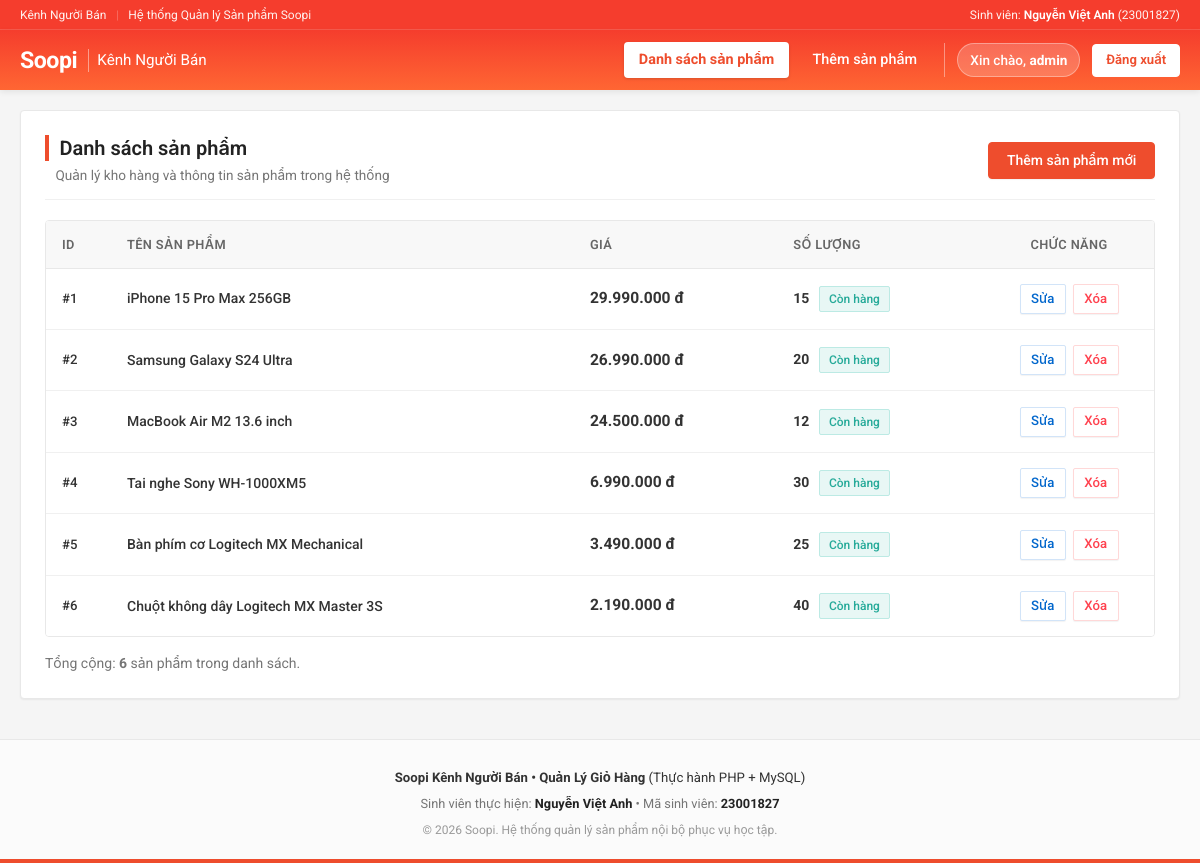
The page /app/product_list.php (signed in) on the database its author committed.
### tables this page shows
CREATE TABLE `products` (
    `id` INT AUTO_INCREMENT PRIMARY KEY,
    `name` VARCHAR(100) NOT NULL,
    `price` DECIMAL(10, 2) NOT NULL,
    `quantity` INT NOT NULL
);

### app/common/auth.php (called while the page is built, shortened)
<?php
function isLoggedIn() {
    return !empty($_SESSION['user_id']) && !empty($_SESSION['username']);
}
function getCurrentUser() {
    return [
        'id'       => $_SESSION['user_id'] ?? null,
        'username' => $_SESSION['username'] ?? '',
    ];
}

### app/model/product.php (called while the page is built, shortened)
<?php
require_once __DIR__ . '/../common/dbConnect.php';
function getAllProducts() {
    global $conn;
    try {
        $sql = "SELECT * FROM products ORDER BY id ASC";
        $stmt = $conn->prepare($sql);
        $stmt->execute();
        return $stmt->fetchAll();
    } catch (PDOException $e) {
        error_log("Lỗi getAllProducts: " . $e->getMessage());
        return [];
    }
}

### app/product_list.php (the view, shortened to what this page needs)
<?php
require_once __DIR__ . '/common/auth.php';
require_once __DIR__ . '/model/product.php';
$products  = getAllProducts();
require_once __DIR__ . '/view/header.php';
?>
<div class="card">
    <div class="card-header-bar">
        <div>
            <h1 class="card-title">Danh sách sản phẩm</h1>
            <p class="card-subtitle">Quản lý kho hàng và thông tin sản phẩm trong hệ thống</p>
        </div>
        <a href="product_add.php" class="btn btn-primary">
            Thêm sản phẩm mới
        </a>
    </div>
    <?php if (!empty($products)): ?>
        <div class="table-wrapper">
            <table class="table-custom">
                <thead>
                    <tr>
                        <th class="col-id">ID</th>
                        <th>Tên sản phẩm</th>
                        <th>Giá</th>
                        <th>Số lượng</th>
                        <th style="width: 170px; text-align: center;">Chức năng</th>
                    </tr>
                </thead>
                <tbody>
                    <?php foreach ($products as $product): ?>
                        <tr>
                            <td class="col-id">#<?= htmlspecialchars((string)$product['id']) ?></td>
                            <td class="col-name"><?= htmlspecialchars($product['name']) ?></td>
                            <td class="col-price">
                                <?= number_format($product['price'], 0, ',', '.') ?> đ
                            </td>
                            <td>
                                <strong><?= htmlspecialchars((string)$product['quantity']) ?></strong>
                                <?php if ($product['quantity'] <= 0): ?>
                                    <span class="badge badge-out-of-stock">Hết hàng</span>
                                <?php elseif ($product['quantity'] <= 5): ?>
                                    <span class="badge badge-low-stock">Sắp hết</span>
                                <?php else: ?>
                                    <span class="badge badge-in-stock">Còn hàng</span>
                                <?php endif; ?>
                            </td>
                            <td style="text-align: center;">
                                <div class="action-buttons" style="justify-content: center;">
                                    <a href="product_edit.php?id=<?= urlencode((string)$product['id']) ?>"
                                       class="btn btn-sm btn-edit"
                                       title="Chỉnh sửa sản phẩm">
                                        Sửa
                                    </a>
                                    <a href="product_delete.php?id=<?= urlencode((string)$product['id']) ?>"
                                       class="btn btn-sm btn-delete"
                                       title="Xóa sản phẩm">
                                        Xóa
                                    </a>
                                </div>
                            </td>
                        </tr>
                    <?php endforeach; ?>
                </tbody>
            </table>
        </div>
        <div style="margin-top: 1rem; color: var(--text-muted); font-size: 0.875rem;">
            Tổng cộng: <strong><?= count($products) ?></strong> sản phẩm trong danh sách.
        </div>
    <?php endif; ?>
</div>
<?php
require_once __DIR__ . '/view/footer.php';
?>

### app/view/header.php (shortened to what this page needs)
<?php
require_once __DIR__ . '/../common/auth.php';
$currentPage  = basename($_SERVER['PHP_SELF']);
$userLoggedIn = isLoggedIn();
$currentUser  = getCurrentUser();
?>
<!DOCTYPE html>
<html lang="vi">
<head>
    <link rel="stylesheet" href="assets/style.css">
</head>
<body>
<div class="top-bar">
    <div class="top-bar-container">
        <div class="top-bar-left">
            <span>Kênh Người Bán</span>
            <span class="top-bar-divider">|</span>
            <span>Hệ thống Quản lý Sản phẩm Soopi</span>
        </div>
        <div class="top-bar-right">
            <span>Sinh viên: <strong>Nguyễn Việt Anh</strong> (23001827)</span>
        </div>
    </div>
</div>
<nav class="navbar">
    <div class="nav-container">
        <a href="product_list.php" class="nav-brand">
            <span class="brand-name">Soopi</span>
            <span class="brand-sub">Kênh Người Bán</span>
        </a>
        <div style="display: flex; align-items: center;">
            <ul class="nav-links">
                <?php if ($userLoggedIn): ?>
                    <li>
                        <a href="product_list.php" class="nav-link <?= in_array($currentPage, ['index.php', 'product_list.php', 'product_edit.php', 'product_delete.php']) ? 'active' : '' ?>">
                            Danh sách sản phẩm
                        </a>
                    </li>
                    <li>
                        <a href="product_add.php" class="nav-link <?= $currentPage === 'product_add.php' ? 'active' : '' ?>">
                            Thêm sản phẩm
                        </a>
                    </li>
                <?php endif; ?>
            </ul>
            <?php if ($userLoggedIn): ?>
                <div class="user-nav-box">
                    <span class="user-badge">
                        Xin chào, <strong><?= htmlspecialchars($currentUser['username']) ?></strong>
                    </span>
                    <a href="logout.php" class="btn-logout">
                        Đăng xuất
                    </a>
                </div>
            <?php endif; ?>
        </div>
    </div>
</nav>
<main class="main-container">

### app/view/footer.php (shortened to what this page needs)
</main>
<footer class="footer">
    <div class="footer-container">
        <p class="footer-info">
            <strong>Soopi Kênh Người Bán &bull; Quản Lý Giỏ Hàng</strong> (Thực hành PHP + MySQL)
        </p>
        <p class="footer-author">
            Sinh viên thực hiện: <strong>Nguyễn Việt Anh</strong> &bull; Mã sinh viên: <strong>23001827</strong>
        </p>
        <p class="footer-copy">
            &copy; <?= date('Y') ?> Soopi. Hệ thống quản lý sản phẩm nội bộ phục vụ học tập.
        </p>
    </div>
</footer>
</body>
</html>

### rows shown on the page
products: id "1", name "iPhone 15 Pro Max 256GB", price "29.990.000", quantity "15", shows "Còn hàng"
products: id "2", name "Samsung Galaxy S24 Ultra", price "26.990.000", quantity "20", shows "Còn hàng"
products: id "3", name "MacBook Air M2 13.6 inch", price "24.500.000", quantity "12", shows "Còn hàng"
products: id "4", name "Tai nghe Sony WH-1000XM5", price "6.990.000", quantity "30", shows "Còn hàng"
products: id "5", name "Bàn phím cơ Logitech MX Mechanical", price "3.490.000", quantity "25", shows "Còn hàng"
products: id "6", name "Chuột không dây Logitech MX Master 3S", price "2.190.000", quantity "40", shows "Còn hàng"

### other values the page prints
$currentUser['username'] "admin"
count($products) "6"
